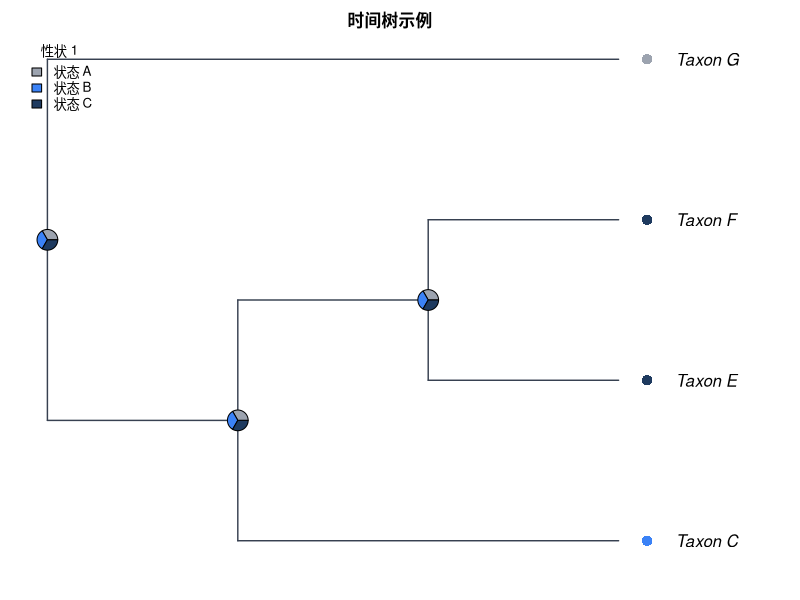

This chart was generated by the following R code:
#!/usr/bin/env Rscript
# CladeForge reproducible-analysis script
# Project : 时间树示例
# Format  : CladeForge project v0.2.0
# Software: CladeForge 0.3.0 (this header is the provenance stamp a
#           reproducibility checklist asks for: software version, generation
#           time and the analysis parameters are printed beside the numbers)
# Generated: (timestamp omitted in fixture)
#
# PARAMETER SUMMARY (what the app used):
#   * parsimony: tie-break = parent-state first, then tip frequency, then
#     declaration order; the reported single path is ONE of possibly many
#     equally parsimonious reconstructions.
#   * Mk: each character's rate is the application's own fit (maximum-likelihood fit (1-D profile over the pruning likelihood)),
#     baked in at generation time; the script replays that number instead of
#     re-fitting, so its posteriors match what the app reported. Characters the
#     app could not fit fall back to 1 / mean(branch length) with a printed
#     note. Display threshold applied post hoc; the posterior is marginal
#     (per-node), NOT joint.
#   * The R implementation below computes the likelihood in ORDINARY space
#     while the app runs in log-space: values agree to floating-point noise on
#     modest trees but can drift on very large or very unbalanced ones.
#   * Node ancestral states asserted by the user in CladeForge are IGNORED by
#     the parsimony baseline (independent reference by design); the R script
#     reproduces that baseline, not the user's hypotheses.
#
# What this script reproduces, and what it does not:
#   REPRODUCED (same algorithms as the application):
#     * Sankoff parsimony with the project's step matrix (advisory baseline);
#     * equal-rates Mk ancestral-state reconstruction (pruning + up-pass), i.e.
#       the posterior probabilities the app reports.
#   APPROXIMATED:
#     * a PDF figure drawn from the same data — character-coloured tips,
#       posterior pies, legend — in the project's phylogram layout
#       (CladeForge places this layout by node AGE; ape has no age axis, so equal inter-node spacing is used and the geological scale is not reproduced). It is NOT a pixel copy of the on-screen figure: manual
#       node positions, collapsed clades, custom reticulation edges, era bands
#       and the interactive ladderising order are GUI state that ape does not
#       consume. The topology, tip labels, states and posteriors are identical;
#       the geometry is a same-data rendering.
#   Branch lengths: present, used as given.
# Run with: Rscript this_file.R   (install.packages("ape") if needed)

library(ape)

# The tree is assembled from vectors rather than parsed from Newick, so every
# label survives byte-exact even where ape's own reader would mangle it.
tree <- structure(
  list(
    edge = matrix(c(5, 6, 5, 1, 6, 2, 6, 7, 7, 3, 7, 4), ncol = 2, byrow = TRUE),
    edge.length = c(1, 5, 7, 11, 41, 41),
    Nnode = 3L,
    tip.label = c("Taxon_G", "Taxon_C", "Taxon_E", "Taxon_F"),
    node.label = c("Taxon_A", "Taxon_B", "Taxon_D")
  ),
  class = "phylo"
)

# Branch lengths, with an explicit unit-length fallback: a cladogram-only project
# serialises no lengths at all, and 1 / mean(NULL) would poison every
# transition probability below.
bl <- tree$edge.length
if (is.null(bl) || !any(is.finite(bl) & bl > 0)) {
  bl <- rep(1, nrow(tree$edge))
  cat("NOTE: the tree carries no usable branch lengths; Mk probabilities and the\n")
  cat("      figure use unit (equal) branch lengths, i.e. topology-only inference.\n\n")
}

# Equal-rates Mk rate: one expected substitution per mean branch, so the
# transition probabilities are invariant to the tree's absolute scale. Every
# length above is already resolved the way the application resolves it (a
# recorded 0 is a real zero; unset / negative / non-finite became 1), so the mean
# runs over ALL of them — filtering here would drop zero-length and unmeasured
# edges from the average and make this script reconstruct at a different rate
# than the application reports. Deriving it from the fallback-protected bl
# above is what keeps the rate finite for a cladogram-only project.
#
# This fallback rate is used ONLY for a character the application itself could
# not fit (NULL rate below); characters with a baked rate replay the
# application's ML value, so the script's posteriors match the app's instead
# of drifting with the branch-length mean.
rate <- 1 / mean(bl)


characters <- list(
  list(
    name = "性状 1",
    type = "discrete",
    states = c("状态 A", "状态 B", "状态 C"),
    colors = c("#9ca3af", "#3b82f6", "#1e3a5f"),
    cost = matrix(c(0, 2, 3, 2, 0, 1, 3, 1, 0), nrow = 3, byrow = TRUE),
    rate = 2.13990,
    tips = c("Taxon_C" = "状态 B", "Taxon_E" = "状态 C", "Taxon_F" = "状态 C", "Taxon_G" = "状态 A")
  ),
  list(
    name = "性状 2",
    type = "discrete",
    states = c("状态 A", "状态 B", "状态 C"),
    colors = c("#b45309", "#0ea5e9", "#1e3a8a"),
    cost = matrix(c(0, 2, 3, 5, 0, 1, 5, 5, 0), nrow = 3, byrow = TRUE),
    rate = 2.13990,
    tips = c("Taxon_C" = "状态 B", "Taxon_E" = "状态 C", "Taxon_F" = "状态 C", "Taxon_G" = "状态 A")
  )
)

# --- helpers ----------------------------------------------------------------

## Equal-rates (ER) Mk transition matrix P(t): the same closed form used by
## CladeForge's inference assistant. The rate is scaled by the mean branch
## length so probabilities are invariant to the tree's absolute scale.
p_er <- function(t, k, rate) {
  e <- exp(-k * rate * t)
  P <- matrix(1 / k, k, k) - (1 / k) * e
  diag(P) <- 1 / k + ((k - 1) / k) * e
  P
}

## Sankoff parsimony down/up pass. 'cost' is k x k; tips absent from tip_states
## are treated as missing data.
sankoff <- function(tree, tip_states, states, cost) {
  ntip <- length(tree$tip.label)
  k <- length(states)
  sidx <- setNames(seq_len(k), states)
  x <- sidx[tip_states[tree$tip.label]]
  parent <- tree$edge[, 1]
  child <- tree$edge[, 2]
  kids <- split(child, parent)
  root <- setdiff(unique(parent), unique(child))
  g <- matrix(0, nrow = ntip + tree$Nnode, ncol = k)
  rownames(g) <- as.character(seq_len(ntip + tree$Nnode))
  ## Down-pass: internal node indices decrease from root, so descending order
  ## visits children before parents.
  for (v in sort(as.integer(names(kids)), decreasing = TRUE)) {
    for (i in seq_len(k)) {
      total <- 0
      for (ch in kids[[as.character(v)]]) {
        if (ch <= ntip) {
          xi <- x[[ch]]
          if (is.na(xi)) next
          total <- total + min(cost[i, ] + ifelse(seq_len(k) == xi, 0, Inf))
        } else {
          total <- total + min(cost[i, ] + g[as.character(ch), ])
        }
      }
      g[as.character(v), i] <- total
    }
  }
  ## Up-pass: assign each node a state minimising cost given its parent.
  node_state <- integer(ntip + tree$Nnode)
  walk <- function(v, parent_state) {
    base <- if (parent_state == 0L) rep(0, k) else cost[parent_state, ]
    scores <- base + g[as.character(v), ]
    best <- which.min(scores)
    node_state[v] <<- best
    for (ch in kids[[as.character(v)]]) {
      if (ch > ntip) walk(ch, best)
    }
  }
  walk(root, 0L)
  list(cost = min(g[as.character(root), ]),
       states = node_state, k = k)
}

## Equal-rates Mk marginal ancestral reconstruction: Felsenstein pruning
## (down-pass) + parent/sibling up-pass, normal space. Uses the script-level
## 'bl' (which already falls back to unit lengths when the tree has none) and the
## 'rate' is passed per character: the application's own ML fit for that
## character when it has one, else the 1 / mean usable branch length fallback.
## For very large or very unbalanced trees prefer log-space implementations
## (phangorn::ace, phytools).
mk_asr <- function(tree, tip_states, states, rate) {
  ntip <- length(tree$tip.label)
  k <- length(states)
  sidx <- setNames(seq_len(k), states)
  x <- sidx[tip_states[tree$tip.label]]
  parent <- tree$edge[, 1]
  child <- tree$edge[, 2]
  kids <- split(seq_along(child), parent)  # edge-row indices per parent
  root <- setdiff(unique(parent), unique(child))
  L <- matrix(1, nrow = ntip + tree$Nnode, ncol = k)
  rownames(L) <- as.character(seq_len(ntip + tree$Nnode))
  for (v in sort(as.integer(names(kids)), decreasing = TRUE)) {
    rows <- kids[[as.character(v)]]
    vec <- rep(1, k)
    for (r in rows) {
      ch <- child[r]
      m <- if (ch <= ntip) {
        xi <- x[[ch]]
        if (is.na(xi)) rep(1, k) else as.numeric(seq_len(k) == xi)
      } else L[as.character(ch), ]
      vec <- vec * (p_er(bl[r], k, rate) %*% m)
    }
    s <- sum(vec)
    L[as.character(v), ] <- if (s > 0) vec / s else rep(1 / k, k)
  }
  G <- matrix(1 / k, nrow = ntip + tree$Nnode, ncol = k)
  rownames(G) <- rownames(L)
  for (v in sort(as.integer(names(kids)))) {
    rows <- kids[[as.character(v)]]
    for (r in rows) {
      ch <- child[r]
      if (ch <= ntip) next
      sib_msg <- rep(1, k)
      for (r2 in rows) {
        ch2 <- child[r2]
        if (ch2 == ch) next
        m2 <- if (ch2 <= ntip) {
          xi <- x[[ch2]]
          if (is.na(xi)) rep(1, k) else as.numeric(seq_len(k) == xi)
        } else L[as.character(ch2), ]
        sib_msg <- sib_msg * (p_er(bl[r2], k, rate) %*% m2)
      }
      G[as.character(ch), ] <- p_er(bl[r], k, rate) %*% (G[as.character(v), ] * sib_msg)
      G[as.character(ch), ] <- G[as.character(ch), ] / sum(G[as.character(ch), ])
    }
  }
  post <- L * G
  post <- post / rowSums(post)
  list(posterior = post)
}

# --- analysis ---------------------------------------------------------------

cat("CladeForge reproducible analysis\n")
cat("Tree:", Ntip(tree), "tips,", tree$Nnode, "internal nodes\n\n")

internal_nodes <- (length(tree$tip.label) + 1):(length(tree$tip.label) + tree$Nnode)

for (ch in characters) {
  cat("== Character:", ch$name, "==\n")
  if (ch$type != "discrete" || length(ch$states) < 2) {
    cat("   continuous or single-state: exported as data only\n\n")
    next
  }
  scored <- ch$tips[names(ch$tips) %in% tree$tip.label]
  cost <- ch$cost
  if (is.null(cost)) {
    k <- length(ch$states)
    cost <- matrix(1, k, k); diag(cost) <- 0
  }
  sp <- sankoff(tree, scored, ch$states, cost)
  cat(sprintf("   Sankoff minimum cost: %g (step-matrix units)\n", sp$cost))
  ch_rate <- if (is.null(ch$rate)) {
    cat(sprintf("   NOTE: the application could not fit a rate for this character; using 1 / mean(branch length) = %g\n", rate))
    rate
  } else ch$rate
  asr <- mk_asr(tree, scored, ch$states, ch_rate)
  cat("   Mk posterior at each internal node (states:",
      paste(ch$states, collapse = " / "), ")\n")
  print(round(asr$posterior[as.character(internal_nodes), , drop = FALSE], 3))
  cat("\n")
}

# --- figure -----------------------------------------------------------------
# A same-data rendering of the GUI figure: character-coloured tips (first
# discrete character) + posterior pies at internal nodes + auto legend, in the
# layout the project is displayed as. Manual positions / collapsed clades /
# custom edges / era bands are GUI-only and are not reproduced here.

discrete <- Filter(function(ch) ch$type == "discrete" && length(ch$states) >= 2, characters)

# cairo_pdf renders unicode labels reliably; use pdf() if cairo is unavailable.
cairo_pdf("cladeforge_reconstruction.pdf", width = 9, height = 7)
par(mar = c(2, 1, 2, 2), xpd = NA)
cat("Figure layout: type = phylogram, use.edge.length = FALSE",
    "(CladeForge places this layout by node AGE; ape has no age axis, so equal inter-node spacing is used and the geological scale is not reproduced)\n")
plot(tree, type = "phylogram", use.edge.length = FALSE,
     show.tip.label = TRUE,
     label.offset = 0.3,
     edge.color = "#374151", edge.width = 1.4)
title(main = "时间树示例", cex.main = 1.0)

if (length(discrete) > 0) {
  main <- discrete[[1]]
  scored <- main$tips[names(main$tips) %in% tree$tip.label]
  k <- length(main$states)
  cost <- main$cost
  if (is.null(cost)) { cost <- matrix(1, k, k); diag(cost) <- 0 }

  tip_col <- rep("#6b7280", Ntip(tree))
  names(tip_col) <- tree$tip.label
  for (lab in names(scored)) tip_col[[lab]] <- main$colors[[match(scored[[lab]], main$states)]]
  tiplabels(pch = 16, col = tip_col, cex = 1.4, offset = 0.15)

  asr <- mk_asr(tree, scored, main$states, if (is.null(main$rate)) rate else main$rate)
  nodelabels(node = internal_nodes, pie = asr$posterior[as.character(internal_nodes), , drop = FALSE],
             piecol = main$colors, cex = 0.7)
  legend("topleft", legend = main$states, fill = main$colors,
         title = main$name, bty = "n", cex = 0.8)
}

dev.off()

cat("Wrote cladeforge_reconstruction.pdf\n")
